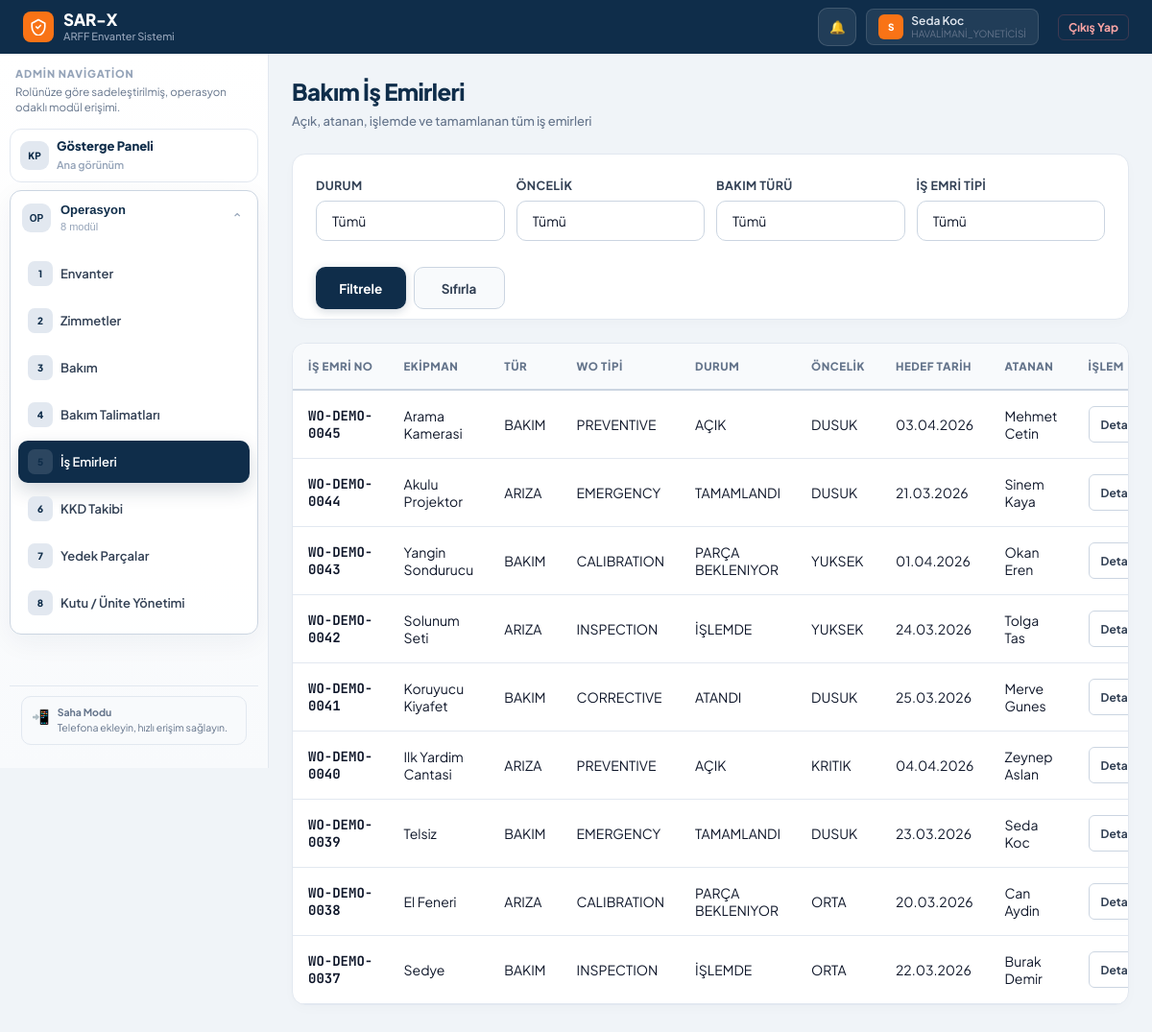
Page /bakim/is-emirleri (signed in) on the committed database.
### models.py (models this page shows, shortened)
class TimestampMixin:
    created_at = db.Column(db.DateTime, default=get_tr_now)
    updated_at = db.Column(db.DateTime, default=get_tr_now, onupdate=get_tr_now)

class SoftDeleteMixin:
    is_deleted = db.Column(db.Boolean, default=False, index=True) # Hızlı filtreleme için indekslendi
    deleted_at = db.Column(db.DateTime, nullable=True)

class Kullanici(db.Model, UserMixin, TimestampMixin, SoftDeleteMixin):
    __tablename__ = 'kullanici'
    id = db.Column(db.Integer, primary_key=True)
    kullanici_adi = db.Column(db.String(50), unique=True, nullable=False)
    sifre_hash = db.Column(db.String(256))
    tam_ad = db.Column(db.String(100), nullable=False)
    rol = db.Column(db.String(20), nullable=False, default='personel', index=True)
    havalimani_id = db.Column(db.Integer, db.ForeignKey('havalimani.id'), nullable=True, index=True)
    telefon_numarasi = db.Column(db.String(32))
    sertifika_tarihi = db.Column(db.Date)
    uzmanlik_alani = db.Column(db.String(100))
    kayit_tarihi = db.Column(db.DateTime, default=get_tr_now)
    assigned_work_orders = db.relationship(
        'WorkOrder',
        foreign_keys='WorkOrder.assigned_user_id',
        backref='assigned_user',
        lazy=True
    )
    created_work_orders = db.relationship(
        'WorkOrder',
        foreign_keys='WorkOrder.created_user_id',
        backref='created_user',
        lazy=True
    )

class WorkOrder(db.Model, TimestampMixin, SoftDeleteMixin):
    __tablename__ = 'work_order'
    id = db.Column(db.Integer, primary_key=True)
    work_order_no = db.Column(db.String(30), nullable=False, unique=True, index=True)
    asset_id = db.Column(db.Integer, db.ForeignKey('inventory_asset.id'), nullable=False, index=True)
    maintenance_type = db.Column(db.String(30), nullable=False, default='bakim', index=True)
    work_order_type = db.Column(db.String(30), nullable=False, default='preventive', index=True)
    source_type = db.Column(db.String(30), nullable=False, default='manual', index=True)
    description = db.Column(db.Text, nullable=False)
    opened_at = db.Column(db.DateTime, default=get_tr_now, nullable=False)
    target_date = db.Column(db.Date, index=True)
    sla_target_at = db.Column(db.DateTime, nullable=True, index=True)
    completed_at = db.Column(db.DateTime)
    assigned_user_id = db.Column(db.Integer, db.ForeignKey('kullanici.id'), nullable=True, index=True)
    created_user_id = db.Column(db.Integer, db.ForeignKey('kullanici.id'), nullable=False, index=True)
    status = db.Column(db.String(20), nullable=False, default='acik', index=True)
    priority = db.Column(db.String(20), nullable=False, default='orta', index=True)
    result = db.Column(db.Text)
    used_parts = db.Column(db.Text)
    labor_hours = db.Column(db.Float)
    labor_minutes = db.Column(db.Integer)
    downtime_minutes = db.Column(db.Integer)
    extra_notes = db.Column(db.Text)
    failure_code = db.Column(db.String(80))
    root_cause = db.Column(db.Text)
    approved_by_id = db.Column(db.Integer, db.ForeignKey('kullanici.id'), nullable=True, index=True)
    completed_by_id = db.Column(db.Integer, db.ForeignKey('kullanici.id'), nullable=True, index=True)
    completion_notes = db.Column(db.Text)
    verification_status = db.Column(db.String(20), default='beklemede', index=True)
    is_repeat_failure = db.Column(db.Boolean, default=False, index=True)
    checklist_template_id = db.Column(
        db.Integer,
        db.ForeignKey('maintenance_form_template.id'),
        nullable=True
    )
    checklist_template = db.relationship('MaintenanceFormTemplate', foreign_keys=[checklist_template_id])
    approved_by = db.relationship('Kullanici', foreign_keys=[approved_by_id], post_update=True)
    completed_by = db.relationship('Kullanici', foreign_keys=[completed_by_id], post_update=True)
    checklist_responses = db.relationship(
        'WorkOrderChecklistResponse',
        backref='work_order',
        lazy=True,
        cascade='all, delete-orphan'
    )
    part_usages = db.relationship(
        'WorkOrderPartUsage',
        backref='work_order',
        lazy=True,
        cascade='all, delete-orphan'
    )
    maintenance_history = db.relationship('MaintenanceHistory', backref='work_order', uselist=False)

class EquipmentTemplate(db.Model, TimestampMixin, SoftDeleteMixin):
    __tablename__ = 'equipment_template'
    id = db.Column(db.Integer, primary_key=True)
    name = db.Column(db.String(120), nullable=False, index=True)
    category = db.Column(db.String(80), index=True)
    brand = db.Column(db.String(80))
    model_code = db.Column(db.String(80))
    description = db.Column(db.Text)
    technical_specs = db.Column(db.Text)
    manufacturer = db.Column(db.String(120))
    maintenance_period_days = db.Column(db.Integer, default=180)
    criticality_level = db.Column(db.String(20), default='normal', index=True)
    default_maintenance_form_id = db.Column(
        db.Integer,
        db.ForeignKey('maintenance_form_template.id'),
        nullable=True
    )
    is_active = db.Column(db.Boolean, default=True, nullable=False, index=True)
    default_maintenance_form = db.relationship(
        'MaintenanceFormTemplate',
        foreign_keys=[default_maintenance_form_id]
    )
    assets = db.relationship('InventoryAsset', backref='equipment_template', lazy=True)
    maintenance_plans = db.relationship('MaintenancePlan', backref='equipment_template', lazy=True)

### routes/maintenance.py (the view)
@maintenance_bp.route("/bakim/is-emirleri")
@login_required
@permission_required("workorder.view")
def is_emirleri():
    durum = request.args.get("durum", "").strip()
    oncelik = request.args.get("oncelik", "").strip()
    bakim_turu = request.args.get("bakim_turu", "").strip()
    work_order_type = request.args.get("work_order_type", "").strip()
    query = _work_order_scope()
    if durum:
        query = query.filter(WorkOrder.status == durum)
    if oncelik:
        query = query.filter(WorkOrder.priority == oncelik)
    if bakim_turu:
        query = query.filter(WorkOrder.maintenance_type == bakim_turu)
    if work_order_type:
        query = query.filter(WorkOrder.work_order_type == work_order_type)
    orders = query.order_by(WorkOrder.opened_at.desc()).all()
    return render_template(
        "is_emirleri.html",
        orders=orders,
        statuses=ORDER_STATUSES,
        priorities=ORDER_PRIORITIES,
        work_order_types=WORK_ORDER_TYPES,
        status_label=_status_label,
        selected_status=durum,
        selected_priority=oncelik,
        selected_type=bakim_turu,
        selected_work_order_type=work_order_type,
    )

### extensions.py (called while the page is built, shortened)
def _schema_cache():
    if not current_app:
        return {"tables": {}, "columns": {}}
    return current_app.extensions.setdefault(
        "schema_cache",
        {"tables": {}, "columns": {}},
    )

def table_exists(table_name):
    try:
        if not current_app:
            return False
        cache = _schema_cache()
        if cache["tables"].get(table_name) is True:
            return cache["tables"][table_name]
    except Exception:
        return False

### routes/maintenance.py (called while the page is built)
def _can_view_all():
    return current_user.rol in ["sahip", "genel_mudurluk"]

def _work_order_scope():
    query = WorkOrder.query.filter_by(is_deleted=False).join(InventoryAsset)
    if _can_view_all():
        return query.filter(InventoryAsset.is_deleted.is_(False))
    return query.filter(
        InventoryAsset.is_deleted.is_(False),
        InventoryAsset.havalimani_id == current_user.havalimani_id,
    )

def _status_label(status_value):
    labels = {
        "acik": "Açık",
        "atandi": "Atandı",
        "islemde": "İşlemde",
        "beklemede_parca": "Parça Bekleniyor",
        "beklemede_onay": "Onay Bekleniyor",
        "tamamlandi": "Tamamlandı",
        "iptal_edildi": "İptal Edildi",
    }
    return labels.get(status_value, status_value)

### templates/is_emirleri.html (shortened to what this page needs)
{% extends "base.html" %}
{% block body %}
<div class="page-header">
    <div>
        <div class="page-title">Bakım İş Emirleri</div>
        <div class="page-meta">Açık, atanan, işlemde ve tamamlanan tüm iş emirleri</div>
    </div>
</div>
<div class="panel">
    <div class="panel-body" style="padding-bottom: 10px;">
        <form method="GET" action="{{ url_for('maintenance.is_emirleri') }}" style="display:grid; grid-template-columns: repeat(auto-fit,minmax(180px,1fr)); gap:12px; align-items:end;">
            <div class="form-group" style="margin-bottom:0;">
                <label>Durum</label>
                <select name="durum" class="form-control">
                    <option value="">Tümü</option>
                </select>
            </div>
            <div class="form-group" style="margin-bottom:0;">
                <label>Öncelik</label>
                <select name="oncelik" class="form-control">
                    <option value="">Tümü</option>
                </select>
            </div>
            <div class="form-group" style="margin-bottom:0;">
                <label>Bakım Türü</label>
                <select name="bakim_turu" class="form-control">
                    <option value="">Tümü</option>
                </select>
            </div>
            <div class="form-group" style="margin-bottom:0;">
                <label>İş Emri Tipi</label>
                <select name="work_order_type" class="form-control">
                    <option value="">Tümü</option>
                </select>
            </div>
            <div style="display:flex; gap:8px;">
                <button type="submit" class="btn btn-navy" style="width:100%;">Filtrele</button>
                <a href="{{ url_for('maintenance.is_emirleri') }}" class="btn btn-secondary" style="width:100%;">Sıfırla</a>
            </div>
        </form>
    </div>
</div>
<div class="panel">
    <div class="table-container">
        <table class="data-table">
            <thead>
                <tr>
                    <th>İş Emri No</th>
                    <th>Ekipman</th>
                    <th>Tür</th>
                    <th>WO Tipi</th>
                    <th>Durum</th>
                    <th>Öncelik</th>
                    <th>Hedef Tarih</th>
                    <th>Atanan</th>
                    <th>İşlem</th>
                </tr>
            </thead>
            <tbody>
                {% for order in orders %}
                <tr>
                    <td style="font-family:var(--mono); font-weight:700;">{{ order.work_order_no }}</td>
                    <td>{{ order.asset.equipment_template.name if order.asset and order.asset.equipment_template else '-' }}</td>
                    <td>{{ order.maintenance_type|replace('_',' ')|upper }}</td>
                    <td>{{ order.work_order_type|replace('_',' ')|upper }}</td>
                    <td>{{ status_label(order.status)|upper }}</td>
                    <td>{{ order.priority|upper }}</td>
                    <td>{{ order.target_date.strftime('%d.%m.%Y') if order.target_date else '-' }}</td>
                    <td>{{ order.assigned_user.tam_ad if order.assigned_user else '-' }}</td>
                    <td><a class="row-btn" href="{{ url_for('maintenance.is_emri_detay', work_order_id=order.id) }}">Detay</a></td>
                </tr>
                {% else %}
                <tr><td colspan="9" style="text-align:center; color:var(--text3);">İş emri bulunmuyor.</td></tr>
                {% endfor %}
            </tbody>
        </table>
    </div>
</div>
{% endblock %}

### templates/base.html (shortened to what this page needs)
<!DOCTYPE html>
<html lang="tr">
<head>
</head>
<body>
<div class="app-shell">
  <header class="topbar">
    <a href="{{ url_for(home_endpoint) }}" class="logo">
      <div class="logo-mark">
        <svg viewBox="0 0 24 24"><path d="M12 2L3 7v5c0 5.5 3.8 10.7 9 12 5.2-1.3 9-6.5 9-12V7L12 2z"/><path d="M9 12l2 2 4-4"/></svg>
      </div>
      <div>
        <div class="logo-text-main">SAR-X</div>
        <div class="logo-text-sub">ARFF Envanter Sistemi</div>
      </div>
    </a>
    <div class="topbar-end">
      <div class="notification-wrap">
        <button type="button" class="notification-btn" id="notificationToggle" aria-label="Bildirimler">
          🔔
        </button>
      </div>
      <div class="user-chip">
        <div class="user-avatar">{{ kullanici_ad[0] if kullanici_ad else 'U' }}</div>
        <div>
          <div class="user-name">{{ kullanici_ad }}</div>
          <div class="user-role">{{ rol_etiketi or rol }}</div>
        </div>
      </div>
      <form method="POST" action="{{ url_for('auth.logout') }}" style="display:inline;">
        <button type="submit" class="logout-btn">Çıkış Yap</button>
      </form>
    </div>
  </header>
  <nav class="sidebar" id="sidebarNav">
    <div class="sidebar-head">
      <div class="sidebar-kicker">Admin Navigation</div>
      <div class="sidebar-subtitle">Rolünüze göre sadeleştirilmiş, operasyon odaklı modül erişimi.</div>
    </div>
    {% for group in sidebar_groups %}
    {% if group.single_link %}
    {% set item = group["items"][0] %}
    <section class="sidebar-group" data-group="{{ group.key }}" data-sidebar-direct="{{ group.key }}">
      <a href="{{ item.url }}" class="sidebar-group-toggle nav-item {% if item.active %}active{% endif %}" style="margin-top:0;" data-sidebar-link {% if item.active %}aria-current="page"{% endif %}>
        <div class="sidebar-group-icon">{{ group.icon }}</div>
        <div class="sidebar-group-body">
          <div class="sidebar-group-label">{{ group.label }}</div>
          <div class="sidebar-group-meta">Ana görünüm</div>
        </div>
      </a>
    </section>
    {% else %}
    <section class="sidebar-group {% if group.open %}is-open{% endif %}" data-group="{{ group.key }}" data-sidebar-state="{% if group.open %}open{% else %}closed{% endif %}">
      <button
        type="button"
        class="sidebar-group-toggle"
        data-sidebar-group="{{ group.key }}"
        id="sidebarGroupToggle-{{ group.key }}"
        aria-expanded="{% if group.open %}true{% else %}false{% endif %}"
        aria-controls="sidebarGroup-{{ group.key }}"
      >
        <div class="sidebar-group-icon">{{ group.icon }}</div>
        <div class="sidebar-group-body">
          <div class="sidebar-group-label">{{ group.label }}</div>
          <div class="sidebar-group-meta">{{ group["items"]|length }} modül</div>
        </div>
        <div class="sidebar-group-chevron">⌄</div>
      </button>
      <div class="sidebar-group-items" id="sidebarGroup-{{ group.key }}" role="group" aria-labelledby="sidebarGroupToggle-{{ group.key }}">
        {% for item in group["items"] %}
        <a href="{{ item.url }}" class="nav-item {% if item.active %}active{% endif %}" data-sidebar-link {% if item.active %}aria-current="page"{% endif %}>
          <div class="nav-icon">{{ loop.index }}</div> {{ item.label }}
        </a>
        {% endfor %}
      </div>
    </section>
    {% endif %}
    {% endfor %}
    <div class="sidebar-footer">
      <div class="pwa-banner">
        <div class="pwa-icon">📲</div>
        <div class="pwa-text">
          <strong>Saha Modu</strong>
          Telefona ekleyin, hızlı erişim sağlayın.
        </div>
      </div>
    </div>
  </nav>
  <main class="main-content">
    <div class="main-inner">
        {% block body %}{% endblock %}
    </div>
  </main>
</div>
</body>
</html>

### rows in the picture
Kullanici: tam_ad "S", tam_ad "Seda Koc", rol "HAVALIMANI_YONETICISI"
WorkOrder: work_order_no "WO-DEMO-0045", asset.equipment_template "Arama Kamerasi", maintenance_type "BAKIM", work_order_type "PREVENTIVE", status "AÇIK", priority "DUSUK", target_date "03.04.2026", assigned_user "Mehmet Cetin"
WorkOrder: work_order_no "WO-DEMO-0044", asset.equipment_template "Akulu Projektor", maintenance_type "ARIZA", work_order_type "EMERGENCY", status "TAMAMLANDI", priority "DUSUK", target_date "21.03.2026", assigned_user "Sinem Kaya"
WorkOrder: work_order_no "WO-DEMO-0043", asset.equipment_template "Yangin Sondurucu", maintenance_type "BAKIM", work_order_type "CALIBRATION", status "PARÇA BEKLENIYOR", priority "YUKSEK", target_date "01.04.2026", assigned_user "Okan Eren"
WorkOrder: work_order_no "WO-DEMO-0042", asset.equipment_template "Solunum Seti", maintenance_type "ARIZA", work_order_type "INSPECTION", status "İŞLEMDE", priority "YUKSEK", target_date "24.03.2026", assigned_user "Tolga Tas"
WorkOrder: work_order_no "WO-DEMO-0041", asset.equipment_template "Koruyucu Kiyafet", maintenance_type "BAKIM", work_order_type "CORRECTIVE", status "ATANDI", priority "DUSUK", target_date "25.03.2026", assigned_user "Merve Gunes"
WorkOrder: work_order_no "WO-DEMO-0040", asset.equipment_template "Ilk Yardim Cantasi", maintenance_type "ARIZA", work_order_type "PREVENTIVE", status "AÇIK", priority "KRITIK", target_date "04.04.2026", assigned_user "Zeynep Aslan"
WorkOrder: work_order_no "WO-DEMO-0039", asset.equipment_template "Telsiz", maintenance_type "BAKIM", work_order_type "EMERGENCY", status "TAMAMLANDI", priority "DUSUK", target_date "23.03.2026", assigned_user "Seda Koc"
WorkOrder: work_order_no "WO-DEMO-0038", asset.equipment_template "El Feneri", maintenance_type "ARIZA", work_order_type "CALIBRATION", status "PARÇA BEKLENIYOR", priority "ORTA", target_date "20.03.2026", assigned_user "Can Aydin"
WorkOrder: work_order_no "WO-DEMO-0037", asset.equipment_template "Sedye", maintenance_type "BAKIM", work_order_type "INSPECTION", status "İŞLEMDE", priority "ORTA", target_date "22.03.2026", assigned_user "Burak Demir"

### other values in the picture
{{ group.icon }} "KP"
{{ group.label }} "Gösterge Paneli"
{{ group.icon }} "OP"
{{ group.label }} "Operasyon"
{{ group["items"]|length }} "8"
{{ item.label }} "Envanter" "Zimmetler" "Bakım" "Bakım Talimatları" "İş Emirleri" "KKD Takibi" "Yedek Parçalar" "Kutu / Ünite Yönetimi"
